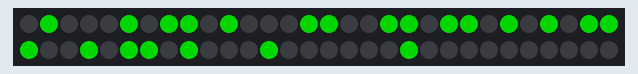
This sketch was run on a simulated Arduino Uno, built with avr-gcc and run on an emulated ATmega328P. Parts: 60 RGB LEDs in strip order, left to right, continuing on the next row. Dim RGB values are drawn brighter than linear.

Above: at 0.21 s.
At 4.94 s:
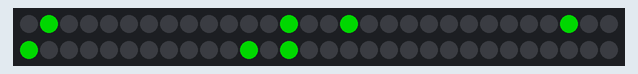
At 10.01 s:
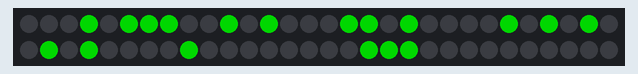
At 20.0 s:
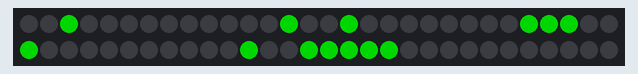
At 29.8 s:
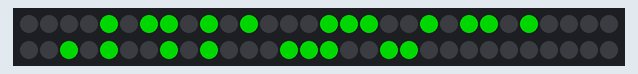
At 39.79 s:
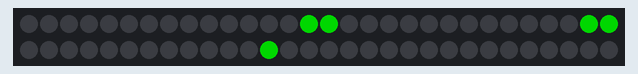

The sketch:

sketch.ino
```cpp
#include <Adafruit_NeoPixel.h>
#include "alphabet.h"

#define Z 0x0000FF //AZUL
#define E 0x008000 //VERDE
#define L 0xFFA500 //LARANJA
#define A 0xFFFF00 //AMARELO
#define R 0x008800 //VERMELHO

#define LED_PER_COL 7
#define LED_PER_LIN 7
#define PIN 4 // Pino de controle
#define LED_COUNT 60 // Quantidade de LED's

Adafruit_NeoPixel leds = Adafruit_NeoPixel(LED_COUNT, PIN, NEO_GRB + NEO_KHZ800);

int lM = 7;
int cM = 12;
char **M;

int posj = 0;
int c = 0;
char *message;

int msgSize = 0;
char msg[] = "MESMO QUANDO QUERO FALAR SOBRE MIM NAO ACHO AS PALAVRAS CERTAS QUE ME CLASSIFIQUEM SOU UM POUCO DE TUDO O QUE HA DO QUE EU GOSTARIA DE SER SOU UMA OUTRA PESSOA ALGUEM QUE NAO SE EXISTE MAS QUE PARECE COM UM MONTE DE GENTE QUE COMO EU NAO SE ENCAIXA EM NADA";

void setup()
{
  Serial.begin(9600);//Inicia a serial com baud rate
  leds.begin(); // Inicia a fita de LED
  leds.show(); // Atualiza o estados dos LEDs
  M = alocaMatrizChar(lM, cM);
  escreveChar(msg[0], 0);
  escreveChar(msg[1], 6);

  msgSize = sizeof(msg);
}

int pos = 0;
int windowPos = 1; //  Já imprimiu 0 e 1

void loop()
{
  animateMessage();
}

void animateMessage() {
  pos = c % cM;
  printWindow(pos);
  delay(50);

  if(c > 0 && pos == 0 || pos == LED_PER_COL) {
    windowPos++;
    escreveChar(msg[windowPos%(msgSize-1)], windowPos%2 ? 6 : 0);
    // if(windowPos>msgSize) windowPos = 1;
  }
  c++;
  // if(c>cM) c = 1;
}


//Função liga led individual
void ligaLED(int g, unsigned long fita)//Recebe a posição e tempo de Delay
{
leds.setPixelColor(g, fita);//Aciona o LED requerido
 leds.show();//Atualiza o LED
}


//Função apaga LED individual
void apagaLED(int g)
{
leds.setPixelColor(g, 0);//Desaciona o LED requerido
 leds.show();//Atualiza o LED
}

/**
 * Converte um endereço x,y para um número sequencial entre 0 e mxn.
 * Em uma matriz 3x3 a seguinte sequência será gerada:
 *   6 7 8
 *   5 4 3
 *   0 1 2
 */
int mountAddress(int x, int y) {
    int line = (LED_PER_LIN-1 - x) * LED_PER_COL;
    if(line % 2 == 0) {
        return line + y + 1;
    } else {
        return line + (LED_PER_COL-1 - y) + 1;
    }
}

/**
 * Copia uma matrox mxn dentro de M a partir da posição x,y
 */
void copyMatrix(CHAR_VIEW view, int y) {
    for(int i = 0; i < view.nLines; i++) {
        for(int j = 0; j < view.nColumns; j++) {
            M[i][y+j] = view.data[i][j];
        }
    }
}

/**
 * Print LED_PER_LINxLED_PER_COL of M starting at column jBegin.
 * if jBegin+LIN_PER_COL > cM, jBegin is set to 0
 */
void printWindow(int jBegin) {
    int pos_j = 0;
    for (int i = 0; i < LED_PER_LIN; i++) {
        for (int j = jBegin; j < LED_PER_COL+jBegin; j++) {
            pos_j = j;
            if(pos_j >= cM) {
              pos_j = pos_j - cM;
            }

            if(M[i][pos_j] == '1') {
              ligaLED(mountAddress(i, j-jBegin), R);
            } else {
              apagaLED(mountAddress(i, j-jBegin));
            }

        }
    }
}

void escreveChar(char ch, int pos) {
  copyMatrix(getCharView(ch), pos);
}

CHAR_VIEW getCharView(char ch) {
  switch(ch) {
    case ' ': return c_SPC;
    case 'A': return c_A;
    case 'B': return c_B;
    case 'C': return c_C;
    case 'D': return c_D;
    case 'E': return c_E;
    case 'F': return c_F;
    case 'G': return c_G;
    case 'H': return c_H;
    case 'I': return c_I;
    case 'J': return c_J;
    case 'K': return c_K;
    case 'L': return c_L;
    case 'M': return c_M;
    case 'N': return c_N;
    case 'O': return c_O;
    case 'P': return c_P;
    case 'Q': return c_Q;
    case 'R': return c_R;
    case 'S': return c_S;
    case 'T': return c_T;
    case 'U': return c_U;
    case 'V': return c_V;
    case 'W': return c_W;
    case 'X': return c_X;
    case 'Y': return c_Y;
    case 'Z': return c_Z;
  }
}

char** alocaMatrizChar(int lin, int col)
{
    char **m = (char**) malloc(lin * sizeof(char*));
    for (int i = 0; i < lin; i++) {
        m[i] = (char*) malloc(col * sizeof(char));
        for (int j = 0; j < col; j++) {
            m[i][j] = '0';
        }
    }
    return m;
}
```

alphabet.h
```cpp
typedef struct char_view {
    int nLines;
    int nColumns;
    char data[7][5];
} CHAR_VIEW;

const CHAR_VIEW c_A = { 7, 5,
    '0','1','1','1','0',
    '1','0','0','0','1',
    '1','0','0','0','1',
    '1','0','0','0','1',
    '1','1','1','1','1',
    '1','0','0','0','1',
    '1','0','0','0','1'
};

const CHAR_VIEW c_B = { 7, 5,
    '1','1','1','1','0',
    '1','0','0','0','1',
    '1','0','0','0','1',
    '1','1','1','1','0',
    '1','0','0','0','1',
    '1','0','0','0','1',
    '1','1','1','1','0'
};

const CHAR_VIEW c_C = { 7, 5,
    '0','1','1','1','0',
    '1','0','0','0','1',
    '1','0','0','0','0',
    '1','0','0','0','0',
    '1','0','0','0','0',
    '1','0','0','0','1',
    '0','1','1','1','0'
};

const CHAR_VIEW c_D = { 7, 5,
    '1','1','1','1','0',
    '1','0','0','0','1',
    '1','0','0','0','1',
    '1','0','0','0','1',
    '1','0','0','0','1',
    '1','0','0','0','1',
    '1','1','1','1','0'
};

const CHAR_VIEW c_E = { 7, 5,
    '1','1','1','1','0',
    '1','0','0','0','0',
    '1','0','0','0','0',
    '1','1','1','0','0',
    '1','0','0','0','0',
    '1','0','0','0','0',
    '1','1','1','1','0'
};

const CHAR_VIEW c_F = { 7, 5,
    '1','1','1','1','1',
    '1','0','0','0','0',
    '1','0','0','0','0',
    '1','1','1','0','0',
    '1','0','0','0','0',
    '1','0','0','0','0',
    '1','0','0','0','0'
};

const CHAR_VIEW c_G = { 7, 5,
    '1','1','1','1','1',
    '1','0','0','0','0',
    '1','0','0','0','0',
    '1','1','1','1','1',
    '1','0','0','0','1',
    '1','0','0','0','1',
    '1','1','1','1','1'
};

const CHAR_VIEW c_H = { 7, 5,
    '1','0','0','0','1',
    '1','0','0','0','1',
    '1','0','0','0','1',
    '1','1','1','1','1',
    '1','0','0','0','1',
    '1','0','0','0','1',
    '1','0','0','0','1'
};

const CHAR_VIEW c_I = { 7, 5,
    '1','1','1','0','0',
    '0','1','0','0','0',
    '0','1','0','0','0',
    '0','1','0','0','0',
    '0','1','0','0','0',
    '0','1','0','0','0',
    '1','1','1','0','0'
};

const CHAR_VIEW c_J = { 7, 5,
    '0','0','1','1','1',
    '0','0','0','1','0',
    '0','0','0','1','0',
    '0','0','0','1','0',
    '0','0','0','1','0',
    '1','0','0','1','0',
    '0','1','1','0','0'
};

const CHAR_VIEW c_K = { 7, 5,
    '1','0','0','1','0',
    '1','0','0','1','0',
    '1','0','1','0','0',
    '1','1','0','0','0',
    '1','0','1','0','0',
    '1','0','0','1','0',
    '1','0','0','1','0'
};

const CHAR_VIEW c_L = { 7, 5,
    '1','0','0','0','0',
    '1','0','0','0','0',
    '1','0','0','0','0',
    '1','0','0','0','0',
    '1','0','0','0','0',
    '1','0','0','0','0',
    '1','1','1','1','0'
};

const CHAR_VIEW c_M = { 7, 5,
    '0','0','0','0','0',
    '1','0','0','0','1',
    '1','1','0','0','1',
    '1','0','1','0','1',
    '1','0','0','1','1',
    '1','0','0','0','1',
    '1','0','0','0','1'
};

const CHAR_VIEW c_N = { 7, 5,
    '0','0','0','0','0',
    '0','0','0','0','0',
    '1','1','0','0','1',
    '1','0','1','0','1',
    '1','0','0','1','1',
    '1','0','0','0','1',
    '1','0','0','0','1'
};

const CHAR_VIEW c_O = { 7, 5,
    '0','1','1','1','0',
    '1','0','0','0','1',
    '1','0','0','0','1',
    '1','0','0','0','1',
    '1','0','0','0','1',
    '1','0','0','0','1',
    '0','1','1','1','0'
};

const CHAR_VIEW c_P = { 7, 5,
    '1','1','1','1','0',
    '1','0','0','0','1',
    '1','0','0','0','1',
    '1','1','1','1','0',
    '1','0','0','0','0',
    '1','0','0','0','0',
    '1','0','0','0','0'
};

const CHAR_VIEW c_Q = { 7, 5,
    '0','1','1','1','0',
    '1','0','0','0','1',
    '1','0','0','0','1',
    '1','0','0','0','1',
    '1','0','0','0','1',
    '0','1','1','1','0',
    '0','0','0','0','1'
};

const CHAR_VIEW c_R = { 7, 5,
    '0','1','1','1','0',
    '1','0','0','0','1',
    '1','0','0','0','1',
    '1','0','0','0','1',
    '1','1','1','1','0',
    '1','0','0','0','1',
    '1','0','0','0','1'
};

const CHAR_VIEW c_S = { 7, 5,
    '0','1','1','1','0',
    '1','0','0','0','1',
    '1','0','0','0','0',
    '0','1','1','1','0',
    '0','0','0','0','1',
    '1','0','0','0','1',
    '0','1','1','1','0'
};

const CHAR_VIEW c_T = { 7, 5,
    '1','1','1','1','1',
    '0','0','1','0','0',
    '0','0','1','0','0',
    '0','0','1','0','0',
    '0','0','1','0','0',
    '0','0','1','0','0',
    '0','0','1','0','0'
};

const CHAR_VIEW c_U = { 7, 5,
    '1','0','0','0','1',
    '1','0','0','0','1',
    '1','0','0','0','1',
    '1','0','0','0','1',
    '1','0','0','0','1',
    '1','0','0','0','1',
    '0','1','1','1','0'
};

const CHAR_VIEW c_V = { 7, 5,
    '0','0','0','0','0',
    '0','0','0','0','0',
    '1','0','0','0','1',
    '1','0','0','0','1',
    '1','0','0','0','1',
    '0','1','0','1','0',
    '0','0','1','0','0'
};

const CHAR_VIEW c_W = { 7, 5,
    '0','0','0','0','0',
    '0','0','0','0','0',
    '1','0','0','0','1',
    '1','0','1','0','1',
    '1','0','1','0','1',
    '0','1','0','1','0',
    '0','0','1','0','0'
};

const CHAR_VIEW c_X = { 7, 5,
    '0','0','0','0','0',
    '0','0','0','0','0',
    '1','0','0','0','1',
    '0','1','0','1','0',
    '0','0','1','0','0',
    '0','1','0','1','0',
    '1','0','0','0','1'
};

const CHAR_VIEW c_Y = { 7, 5,
    '0','0','0','0','0',
    '1','0','0','0','1',
    '1','0','0','0','1',
    '0','1','0','1','0',
    '0','0','1','0','0',
    '0','0','1','0','0',
    '0','0','1','0','0'
};
const CHAR_VIEW c_Z = { 7, 5,
    '1','1','1','1','1',
    '0','0','0','0','1',
    '0','0','0','1','0',
    '0','0','1','0','0',
    '0','1','0','0','0',
    '1','0','0','0','0',
    '1','1','1','1','1'
};
const CHAR_VIEW c_SPC = { 7, 5,
    '0','0','0','0','0',
    '0','0','0','0','0',
    '0','0','0','0','0',
    '0','0','0','0','0',
    '0','0','0','0','0',
    '0','0','0','0','0',
    '0','0','0','0','0'
};
```
